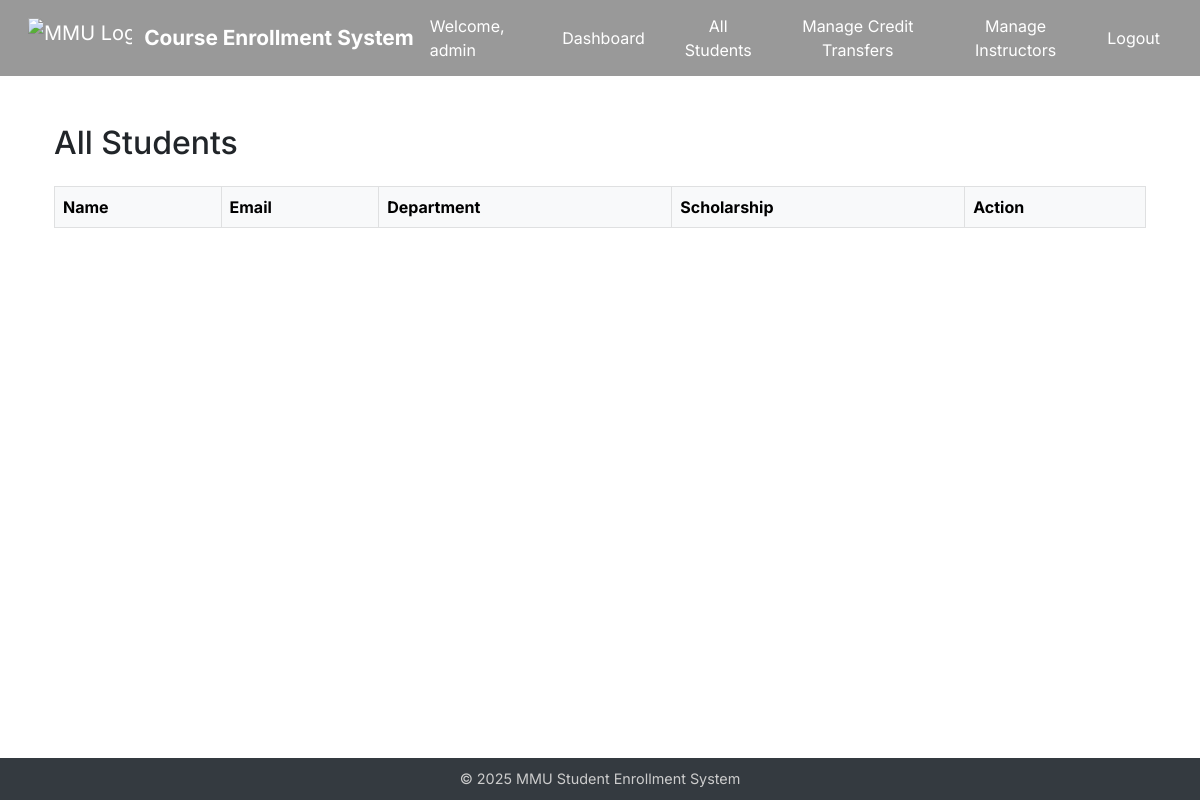
Page /admin/admin/students (signed in) on the earlier database version.
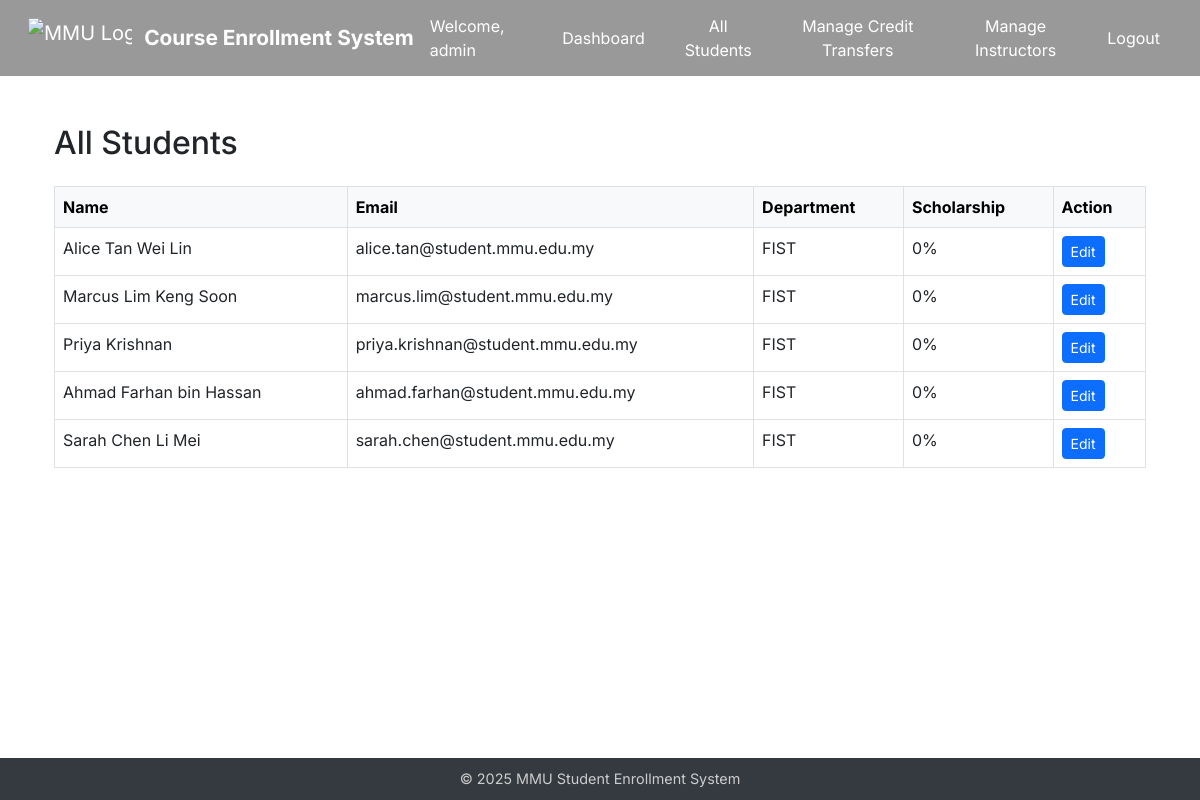
Same page on the later database version.
### app/models.py (models this page shows, shortened)
class Student(UserMixin, db.Model):
    id = db.Column(db.Integer, primary_key=True)
    name = db.Column(db.String(64))
    email = db.Column(db.String(120), unique=True)
    department = db.Column(db.String(64))
    password_hash = db.Column(db.String(128))
    scholarship_percentage = db.Column(db.Integer, default=0)
    enrollments = db.relationship('Enrollment', backref='student', lazy=True)

### app/routes/admin.py (the view)
@admin_bp.route("/admin/students")
@login_required
def admin_all_students():
    if not current_user.is_admin:
        abort(403)
    students = Student.query.all()
    return render_template("admin/all_students.html", students=students)

### app/models.py (called while the page is built)
    @property
    def is_admin(self):
        return True

### app/templates/admin/all_students.html
{% extends "base.html" %}
{% block content %}
<div class="container mt-4">
    <h2 class="mb-4">All Students</h2>
    <table class="table table-bordered table-hover">
        <thead class="table-light">
            <tr>
                <th>Name</th>
                <th>Email</th>
                <th>Department</th>
                <th>Scholarship</th>
                <th>Action</th>
            </tr>
        </thead>
        <tbody>
            {% for student in students %}
            <tr>
                <td>{{ student.name }}</td>
                <td>{{ student.email }}</td>
                <td>{{ student.department }}</td>
                <td>{{ student.scholarship_percentage or 0 }}%</td>
                <td>
                    <a href="{{ url_for('admin.admin_edit_student', student_id=student.id) }}" class="btn btn-sm btn-primary">
                        Edit
                    </a>
                </td>
            </tr>
            {% endfor %}
        </tbody>
    </table>
</div>
{% endblock %}

Differences in the rows shown:
added Student: name "Alice Tan Wei Lin", email "alice.tan@student.mmu.edu.my", department "FIST", scholarship_percentage "0"
added Student: name "Marcus Lim Keng Soon", email "marcus.lim@student.mmu.edu.my", department "FIST", scholarship_percentage "0"
added Student: name "Priya Krishnan", email "priya.krishnan@student.mmu.edu.my", department "FIST", scholarship_percentage "0"
added Student: name "Ahmad Farhan bin Hassan", email "ahmad.farhan@student.mmu.edu.my", department "FIST", scholarship_percentage "0"
added Student: name "Sarah Chen Li Mei", email "sarah.chen@student.mmu.edu.my", department "FIST", scholarship_percentage "0"
